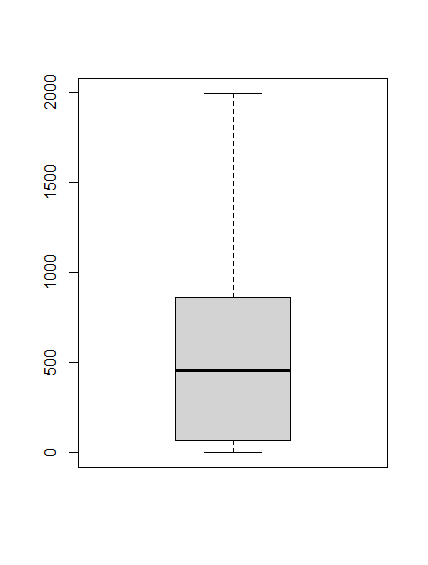

This figure's R source:
boxplot(dataCredit$Balance)
